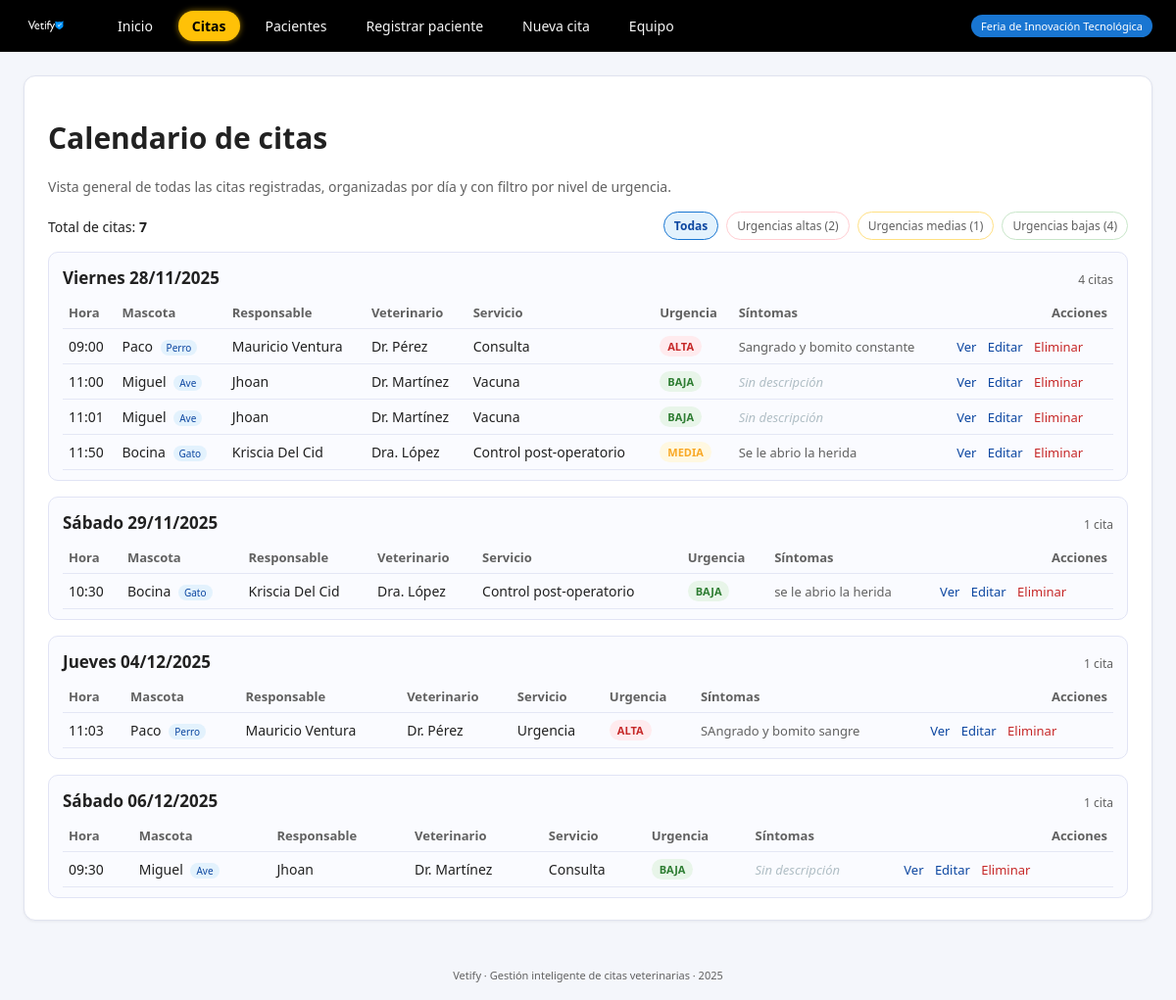
Page /citas on the earlier database version.
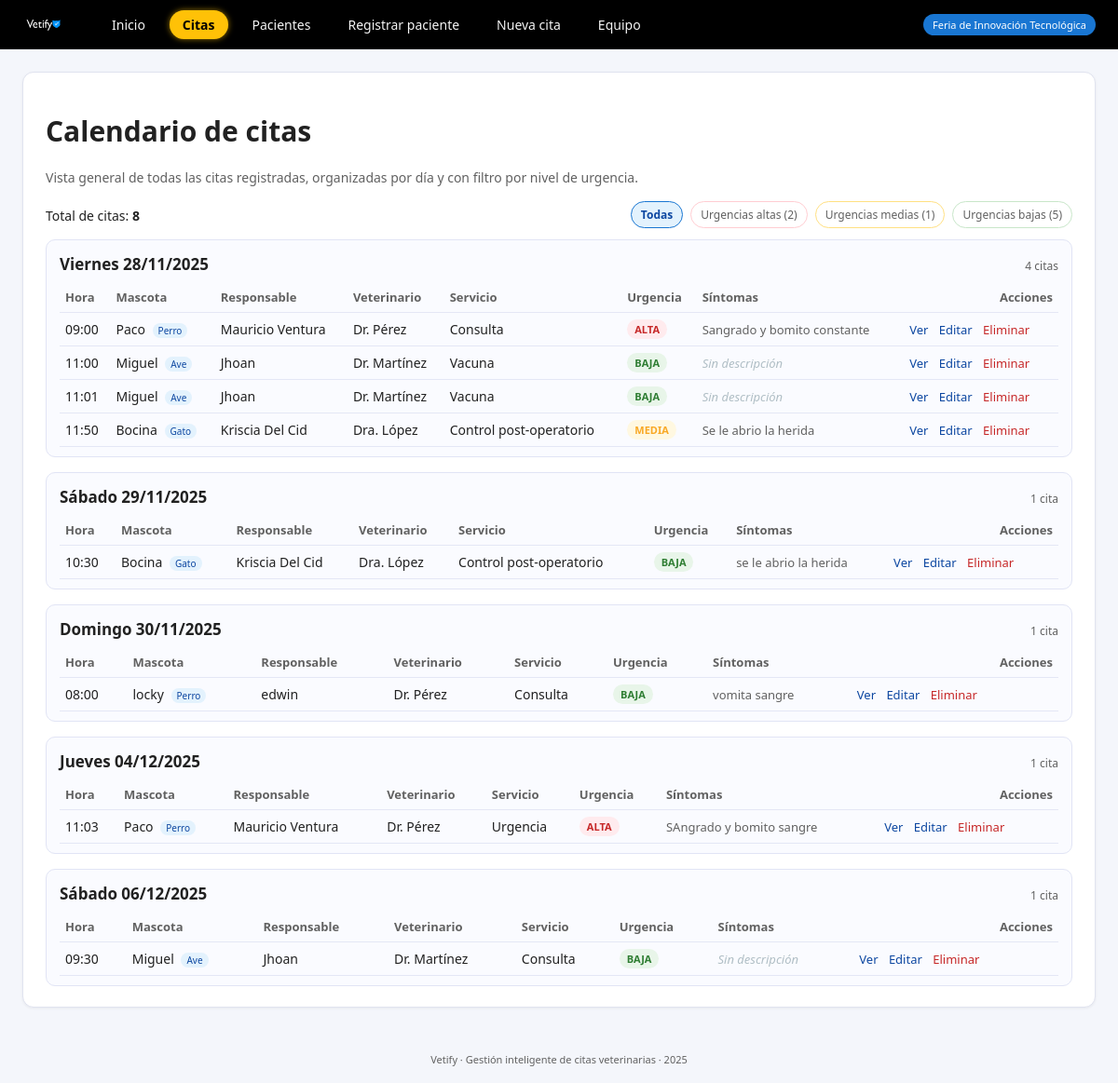
Same page on the later database version.
### tables this page shows
CREATE TABLE citas (
        id INTEGER PRIMARY KEY AUTOINCREMENT,
        mascota_id INTEGER NOT NULL,
        vet_id INTEGER NOT NULL,
        fecha_hora TEXT NOT NULL,
        tipo_servicio TEXT NOT NULL,
        sintomas TEXT,
        urgencia TEXT,
        estado TEXT NOT NULL DEFAULT 'pendiente',
        FOREIGN KEY (mascota_id) REFERENCES mascotas(id),
        FOREIGN KEY (vet_id) REFERENCES veterinarios(id)
    );

CREATE TABLE mascotas (
        id INTEGER PRIMARY KEY AUTOINCREMENT,
        nombre TEXT NOT NULL,
        tipo TEXT NOT NULL,
        raza TEXT,
        edad INTEGER,
        peso REAL,
        dueno_id INTEGER NOT NULL, fecha_registro TEXT,
        FOREIGN KEY (dueno_id) REFERENCES duenos(id)
    );

CREATE TABLE duenos (
        id INTEGER PRIMARY KEY AUTOINCREMENT,
        nombre TEXT NOT NULL,
        telefono TEXT NOT NULL,
        correo TEXT NOT NULL
    );

CREATE TABLE veterinarios (
        id INTEGER PRIMARY KEY AUTOINCREMENT,
        nombre TEXT NOT NULL,
        especialidad TEXT NOT NULL,
        telefono TEXT NOT NULL
    );

### app.py (the view)
@app.route("/citas")
def citas():
    urgencia_filtro = request.args.get("urg", "todas").lower()
    citas = listar_citas_todas()
    counts = {"alta": 0, "media": 0, "baja": 0}
    for c in citas:
        urg = (c["urgencia"] or "").lower()
        if urg in counts:
            counts[urg] += 1
    if urgencia_filtro in ("alta", "media", "baja"):
        citas_filtradas = [c for c in citas if (c["urgencia"] or "").lower() == urgencia_filtro]
    else:
        citas_filtradas = citas
    total_citas = len(citas_filtradas)
    grupos = []
    current_date = None
    grupo_actual = None
    dias_semana = ["Lunes", "Martes", "Miércoles", "Jueves", "Viernes", "Sábado", "Domingo"]
    for c in citas_filtradas:
        fecha_iso = c["fecha_hora"][:10]  # YYYY-MM-DD
        if fecha_iso != current_date:
            current_date = fecha_iso
            dt = datetime.fromisoformat(fecha_iso)
            dia_nombre = dias_semana[dt.weekday()]
            fecha_label = f"{dia_nombre} {dt.day:02d}/{dt.month:02d}/{dt.year}"
            grupo_actual = {
                "fecha_iso": fecha_iso,
                "fecha_label": fecha_label,
                "items": []
            }
            grupos.append(grupo_actual)
        grupo_actual["items"].append(c)
    return render_template(
        "citas.html",
        grupos=grupos,
        total_citas=total_citas,
        counts=counts,
        urgencia_actual=urgencia_filtro
    )

### db.py (called while the page is built)
def get_connection():
    conn = sqlite3.connect(DB_NAME)
    conn.row_factory = sqlite3.Row  # acceder por nombre de columna
    return conn

### services.py (called while the page is built)
def listar_citas_todas():
    conn = get_connection()
    cur = conn.cursor()
    cur.execute("""
        SELECT c.id,
               c.fecha_hora,
               c.tipo_servicio,
               c.urgencia,
               c.sintomas,
               c.estado,
               m.nombre      AS mascota,
               m.tipo        AS tipo_mascota,
               d.nombre      AS dueno,
               v.nombre      AS vet,
               c.mascota_id  AS mascota_id,
               c.vet_id      AS vet_id
        FROM citas c
        JOIN mascotas m ON c.mascota_id = m.id
        JOIN duenos d   ON m.dueno_id = d.id
        JOIN veterinarios v ON c.vet_id = v.id
        ORDER BY c.fecha_hora;
    """)
    filas = cur.fetchall()
    conn.close()
    return filas

### templates/citas.html (shortened to what this page needs)
{% extends "base.html" %}
{% block content %}
<div class="card">
    <h1>Calendario de citas</h1>
    <p class="form-sub">
        Vista general de todas las citas registradas, organizadas por día y con filtro por nivel de urgencia.
    </p>
    <div class="calendar-toolbar">
        <div class="calendar-summary">
            <span class="calendar-total">Total de citas: <strong>{{ total_citas }}</strong></span>
        </div>
        <div class="calendar-filters">
            <a href="{{ url_for('citas') }}"
               class="urg-filter-chip {% if urgencia_actual == 'todas' %}active{% endif %}">
                Todas
            </a>
            <a href="{{ url_for('citas', urg='alta') }}"
               class="urg-filter-chip urg-alta-chip {% if urgencia_actual == 'alta' %}active{% endif %}">
                Urgencias altas ({{ counts['alta'] }})
            </a>
            <a href="{{ url_for('citas', urg='media') }}"
               class="urg-filter-chip urg-media-chip {% if urgencia_actual == 'media' %}active{% endif %}">
                Urgencias medias ({{ counts['media'] }})
            </a>
            <a href="{{ url_for('citas', urg='baja') }}"
               class="urg-filter-chip urg-baja-chip {% if urgencia_actual == 'baja' %}active{% endif %}">
                Urgencias bajas ({{ counts['baja'] }})
            </a>
        </div>
    </div>
    {% if grupos %}
        <div class="calendar-groups">
            {% for g in grupos %}
            <section class="calendar-day-card">
                <header class="calendar-day-header">
                    <h2>{{ g.fecha_label }}</h2>
                    <span class="calendar-day-count">
                        {{ g['items']|length }} cita{{ 's' if g['items']|length != 1 }}
                    </span>
                </header>
                <table class="table">
                    <thead>
                        <tr>
                            <th>Hora</th>
                            <th>Mascota</th>
                            <th>Responsable</th>
                            <th>Veterinario</th>
                            <th>Servicio</th>
                            <th>Urgencia</th>
                            <th>Síntomas</th>
                            <th style="text-align: right;">Acciones</th>
                        </tr>
                    </thead>
                    <tbody>
                        {% for c in g['items'] %}
                        {% set urg = (c['urgencia'] or '').lower() %}
                        <tr>
                            {% set dt = c['fecha_hora'] %}
                            <td>{{ dt[11:16] }}</td>
                            <td>{{ c['mascota'] }} <span class="badge-mini">{{ c['tipo_mascota'] }}</span></td>
                            <td>{{ c['dueno'] }}</td>
                            <td>{{ c['vet'] }}</td>
                            <td>{{ c['tipo_servicio'] }}</td>
                            <td class="urg-cell">
                                {% if urg == 'alta' %}
                                    <span class="urg-tag urg-alta">ALTA</span>
                                {% elif urg == 'media' %}
                                    <span class="urg-tag urg-media">MEDIA</span>
                                {% elif urg == 'baja' %}
                                    <span class="urg-tag urg-baja">BAJA</span>
                                {% else %}
                                    <span class="urg-tag">N/A</span>
                                {% endif %}
                            </td>
                            <td class="symptoms-cell">
                                {% if c['sintomas'] %}
                                    {% if c['sintomas']|length > 60 %}
                                        {{ c['sintomas'][:60] }}…
                                    {% else %}
                                        {{ c['sintomas'] }}
                                    {% endif %}
                                {% else %}
                                    <span class="symptoms-empty">Sin descripción</span>
                                {% endif %}
                            </td>
                            <td class="actions-cell">
                                <a class="link-button"
                                   href="{{ url_for('cita_detalle', cita_id=c['id']) }}">
                                    Ver
                                </a>
                                <a class="link-button"
                                   href="{{ url_for('cita_editar', cita_id=c['id']) }}">
                                    Editar
                                </a>
                                <form action="{{ url_for('cita_eliminar', cita_id=c['id']) }}"
                                      method="post"
                                      style="display:inline;"
                                      onsubmit="return confirm('¿Seguro que deseas eliminar esta cita?');">
                                    <button type="submit" class="link-button link-danger">
                                        Eliminar
                                    </button>
                                </form>
                            </td>
                        </tr>
                        {% endfor %}
                    </tbody>
                </table>
            </section>
            {% endfor %}
        </div>
    {% else %}
        <p>No hay citas registradas.</p>
    {% endif %}
</div>
{% endblock %}

### templates/base.html (shortened to what this page needs)
<!DOCTYPE html>
<html lang="es">
<head>
    <link rel="stylesheet" href="{{ url_for('static', filename='css/styles.css') }}">
</head>
<body>
    <div class="topbar">
        <div class="topbar-inner">
            <a class="brand-link" href="{{ url_for('index') }}">
                <img src="{{ url_for('static', filename='img/Blanco.png') }}" class="brand-logo-img" alt="Vetify">
            </a>
            <div class="nav-links">
                <a href="{{ url_for('index') }}"
                   class="{% if request.endpoint == 'index' %}active{% endif %}">
                    Inicio
                </a>
                <a href="{{ url_for('citas') }}"
                   class="{% if request.endpoint == 'citas' %}active{% endif %}">
                    Citas
                </a>
                <a href="{{ url_for('pacientes') }}"
                   class="{% if request.endpoint == 'pacientes' %}active{% endif %}">
                    Pacientes
                </a>
                <a href="{{ url_for('register') }}"
                   class="{% if request.endpoint == 'register' %}active{% endif %}">
                    Registrar paciente
                </a>
                <a href="{{ url_for('appointment') }}"
                   class="{% if request.endpoint == 'appointment' %}active{% endif %}">
                    Nueva cita
                </a>
                <a href="{{ url_for('vets') }}"
                   class="{% if request.endpoint == 'vets' %}active{% endif %}">
                    Equipo
                </a>
            </div>
            <span class="badge">Feria de Innovación Tecnológica</span>
        </div>
    </div>
    <div class="page">
        {% block content %}{% endblock %}
    </div>
    <div class="footer">
        Vetify · Gestión inteligente de citas veterinarias · 2025
    </div>
</body>
</html>

### static/css/styles.css (style rules this page uses)
:root { --primary: #1976D2; --primary-dark: #0D47A1; --accent: #FFC107; --bg: #F4F6FB; --card-bg: #FFFFFF; --text-main: #212121; --text-soft: #616161; --border-soft: #E0E3EF; --danger: #C62828; --warning: #F9A825; --success: #2E7D32; }
* { box-sizing: border-box; font-family: "Segoe UI", system-ui, sans-serif; }
body { margin: 0; background: var(--bg); color: var(--text-main); font-size: 15px; }
.topbar { background: #000000; border-bottom: 1px solid #111111; }
.topbar-inner { max-width: 1320px; margin: 0 auto; padding: 10px 24px; display: flex; align-items: center; gap: 16px; }
.brand-link { display: inline-flex; align-items: center; }
.brand-logo-img { height: 32px; display: block; }
.nav-links { margin-left: 20px; display: flex; gap: 12px; flex-wrap: wrap; }
.nav-links a { font-size: 14px; text-decoration: none; color: #f5f5f5; padding: 6px 14px; border-radius: 999px; transition: 0.15s; }
.nav-links a.active { background: var(--accent); color: #000000; font-weight: 600; box-shadow: 0 0 6px rgba(255, 193, 7, 0.6); }
.badge { margin-left: auto; font-size: 11px; background: var(--primary); color: #ffffff; padding: 4px 10px; border-radius: 999px; }
.page { max-width: 1320px; margin: 24px auto 40px auto; padding: 0 24px; }
.footer { text-align: center; font-size: 11px; color: var(--text-soft); padding: 8px 0 18px 0; }
.card { background: var(--card-bg); border-radius: 12px; border: 1px solid var(--border-soft); padding: 22px 24px; box-shadow: 0 1px 3px rgba(15, 23, 42, 0.06); }
.form-sub { font-size: 14px; color: var(--text-soft); margin-bottom: 16px; }
.table { width: 100%; border-collapse: collapse; font-size: 14px; margin-top: 8px; }
.table th, .table td { border-bottom: 1px solid #E4E7F5; padding: 7px 6px; text-align: left; }
.table th { font-size: 13px; color: var(--text-soft); }
.urg-cell { text-align: center; }
.urg-tag { display: inline-block; padding: 3px 8px; border-radius: 999px; font-size: 11px; font-weight: 600; }
.urg-baja { background: #E8F5E9; color: var(--success); }
.urg-media { background: #FFF8E1; color: var(--warning); }
.urg-alta { background: #FFEBEE; color: var(--danger); }
.symptoms-cell { font-size: 13px; color: var(--text-soft); max-width: 260px; }
.symptoms-empty { font-style: italic; color: #B0BEC5; }
.badge-mini { display: inline-block; margin-left: 4px; padding: 1px 6px; font-size: 10px; border-radius: 999px; background: #E3F2FD; color: var(--primary-dark); }
.calendar-toolbar { display: flex; justify-content: space-between; align-items: center; flex-wrap: wrap; gap: 10px; margin-bottom: 12px; }
.calendar-total { font-size: 14px; color: var(--text-main); }
.calendar-filters { display: flex; gap: 8px; flex-wrap: wrap; }
.urg-filter-chip { font-size: 12px; padding: 5px 10px; border-radius: 999px; border: 1px solid #CFD3E5; background: #FFFFFF; color: var(--text-soft); text-decoration: none; }
.urg-filter-chip.active { border-color: var(--primary); background: #E3F2FD; color: var(--primary-dark); font-weight: 600; }
.urg-alta-chip { border-color: #FFCDD2; }
.urg-media-chip { border-color: #FFE082; }
.urg-baja-chip { border-color: #C8E6C9; }
.calendar-groups { display: flex; flex-direction: column; gap: 16px; margin-top: 8px; }
.calendar-day-card { background: #FAFBFF; border-radius: 10px; border: 1px solid #E1E4F5; padding: 14px 14px 10px; }
.calendar-day-header { display: flex; justify-content: space-between; align-items: baseline; margin-bottom: 8px; }
.calendar-day-header h2 { margin: 0; font-size: 17px; }
.calendar-day-count { font-size: 12px; color: var(--text-soft); }
.actions-cell { text-align: right; white-space: nowrap; }
.link-button { background: none; border: none; padding: 0; margin: 0 4px; font-size: 13px; color: var(--primary-dark); cursor: pointer; text-decoration: none; }
.link-danger { color: var(--danger); }

Differences in the rows shown:
added citas: fecha_hora "08:00", mascota "locky", tipo_mascota "Perro", dueno "edwin", vet "Dr. Pérez", tipo_servicio "Consulta", shows "BAJA", sintomas "vomita sangre", shown under "Domingo 30/11/2025"
Other differences:
{{ total_citas }}: "7" → "8"
{{ counts['baja'] }}: "4" → "5"
new list line: "Domingo 30/11/2025 1 cita Hora Mascota Responsable Veterinario Servicio Urgencia Síntomas Acciones"
